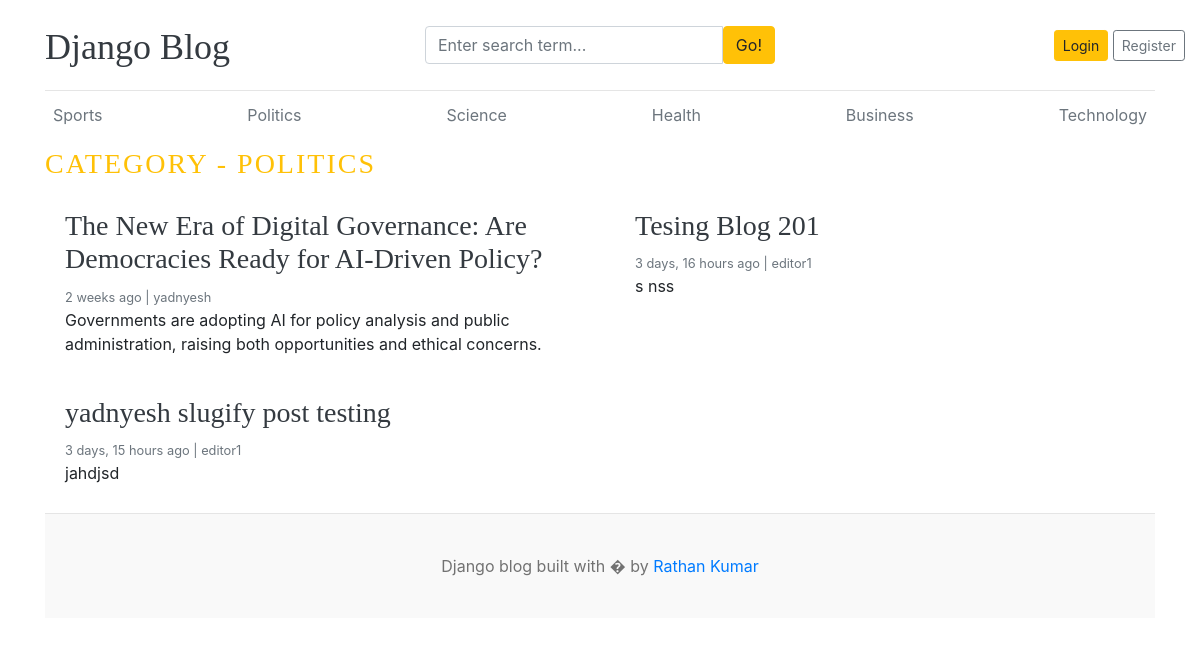
The app's page /category/2/, older data.
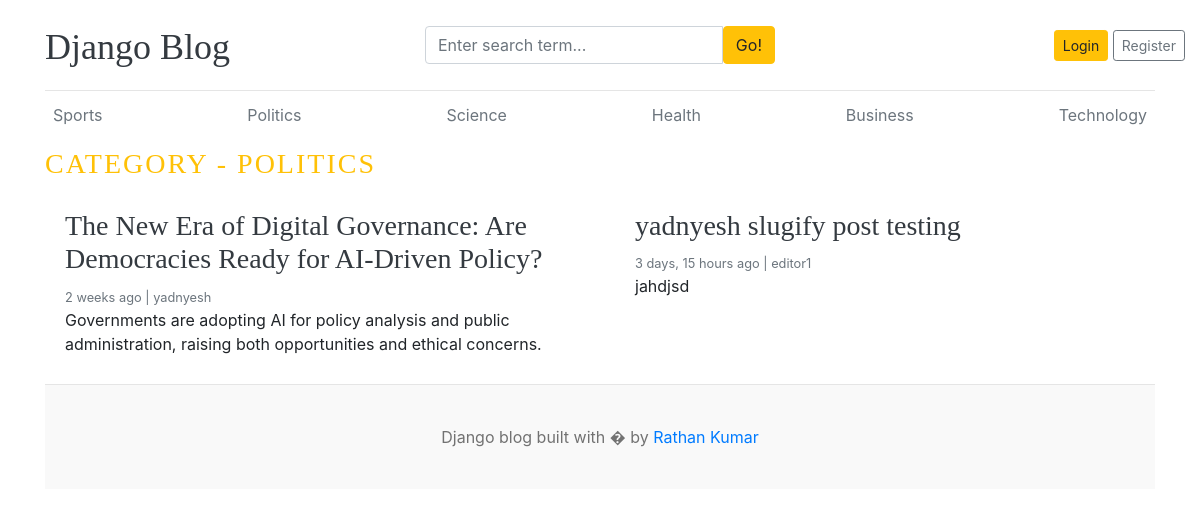
The same page, newer data.
### blogs/models.py (models this page shows, shortened)
class Category(models.Model):
    category_name = models.CharField(max_length=50, unique=True)
    created_at = models.DateTimeField(auto_now_add=True)
    updated_at = models.DateTimeField(auto_now=True)
    class Meta:
        verbose_name_plural = "categories"
    def __str__(self):
        return self.category_name

class Blog(models.Model):
    title = models.CharField(max_length=100)
    slug = models.SlugField(max_length=150, unique=True)
    category = models.ForeignKey(Category, on_delete=models.CASCADE)
    author = models.ForeignKey(User, on_delete=models.CASCADE)
    featured_image = models.ImageField(upload_to='uploads/%Y%m/%d')
    short_description = models.TextField(max_length=500)
    blog_body = models.TextField(max_length=2000)
    status = models.CharField(max_length=20, choices=(("Draft", "Draft"), ("Published", "Published")), default="Draft")
    is_featured = models.BooleanField(default=False)
    created_at = models.DateTimeField(auto_now_add=True)
    updated_at = models.DateTimeField(auto_now=True)

### blogs/views.py (the view)
# urls.py: path('<int:category_id>/', views.posts_by_category, name='posts_by_category'),
def posts_by_category(request, category_id):
    posts = Blog.objects.filter(status="Published", category=category_id).order_by('updated_at')
    category = get_object_or_404(Category, pk=category_id)
    context = {
        'posts': posts,
        'category': category,
    }
    return render(request, 'posts_by_category.html', context)

### blogs/context_processors.py (called while the page is built)
def get_categories(request):
    categories = Category.objects.all()
    return dict(categories=categories)

def get_social_links(request):
    social_links = SocialLink.objects.all()
    return dict(social_links=social_links)

### templates/posts_by_category.html
{% extends 'base.html' %}
{% block content %}
<h3 class="text-uppercase text-warning" style="letter-spacing: 2px;">Category - {{ category }}</h3>
<div class="row mb-2">
    {% if posts %}
        {% for post in posts %}
        <div class="col-md-6">
          <div class="card border-0" >
            <div class="card-body">
              <a href="{% url 'blogs' post.slug %}" class = "text-dark">
                <h3>{{post.title}}</h3>
              </a>
              <small class="mb-1 text-muted">{{post.created_at | timesince}} ago | {{post.author}}</small>
              <p class="card-text">{{post.short_description | truncatewords:20}}</p>
            </div>
          </div>
        </div>
        {% endfor %}
    {% else %}
        <p>No Posts Found!</p>
    {% endif %}
</div>
{% endblock %}

### templates/base.html (shortened to what this page needs)
{% load static %}
<!DOCTYPE html>
<html lang="en">
<head>
    <link href="https://getbootstrap.com/docs/4.0/dist/css/bootstrap.min.css" rel="stylesheet">
    <link href="{% static 'css/blog.css' %}" rel="stylesheet">
    <link rel="stylesheet" href="https://cdnjs.cloudflare.com/ajax/libs/font-awesome/4.7.0/css/font-awesome.min.css">
  </head>
<body>
    <div class="container">
      <header class="blog-header py-3">
        <div class="row flex-nowrap justify-content-between align-items-center">
          <div class="col-4 pt-1">
            <a class="blog-header-logo text-dark" href="/">Django Blog</a>
          </div>
          <div class="col-4 search-col">
            <form action="{% url 'search' %}" method="get">
              <div class="input-group">
                <input class="form-control" name="keyword" value="{{keyword}}" type="text" placeholder="Enter search term..." aria-label="Enter search term..." aria-describedby="button-search" />
                <button type="submit" class="btn btn-warning" id="button-search" type="button">Go!</button>
              </div>
            </form>
          </div>
          <div class="col-4 d-flex justify-content-end align-items-center">
            {% if not user.is_authenticated %}
            <a class="btn btn-sm btn-warning" href="{% url 'login' %}">Login</a> &nbsp;
            <a class="btn btn-sm btn-outline-secondary" href="{% url 'register' %}">Register</a>
            {% else %}
            <span class="mr-2">Hello, {{user}}</span>
            &emsp;
            <a class="btn btn-sm btn-warning" href="{% url 'dashboard' %}">Dashboard</a>
            &emsp;
            <a class="btn btn-sm btn-outline-secondary" href="{% url 'logout' %}">Logout</a>
            {% endif %}
          </div>
        </div>
      </header>
      <div class="nav-scroller py-1 mb-2">
        <nav class="nav d-flex justify-content-between">
            {% for cat in categories %}
          <a class="p-2 text-muted" href="{% url 'posts_by_category' cat.id  %}">{{cat.category_name}}</a>
          {% endfor %}
        </nav>
      </div>
{% block content %}
{% endblock %}
    <footer class="blog-footer">
        <p>Django blog built with � by <a href="#">Rathan Kumar</a></p>
    </footer>
  </body>
</html>

Row changes from the older to the newer data that the page shows:
removed Blog: title "Tesing Blog 201", created_at "3 days, 16 hours", author "editor1", short_description "s nss"
